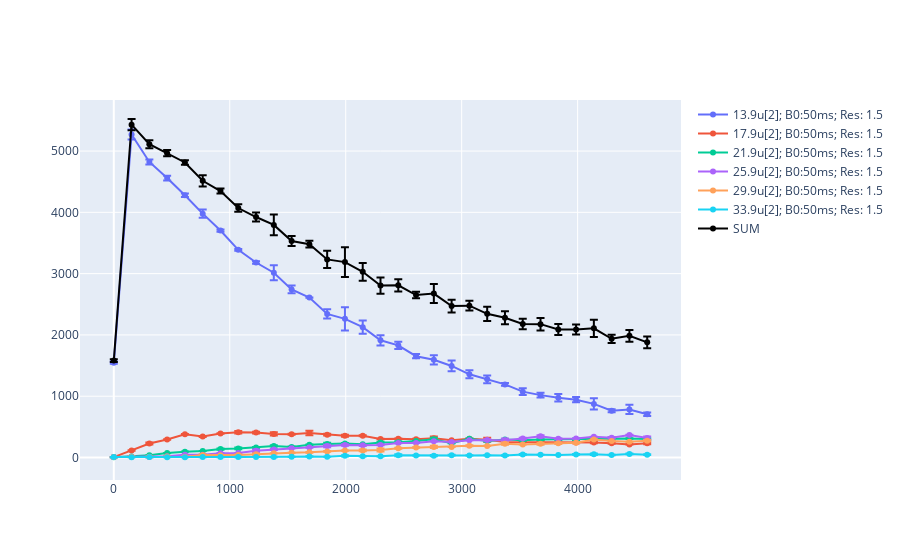

Source (notebook cell):
### Code cell
file = pt('./30_08_19-1.scan')

location = os.getcwd()
time, mean, error, mass, t_res, t_b0  = timescanplot(file).get_data()
m = timescanplot(file).get_fullmass()

data = list(m.values())
iplot(data)
